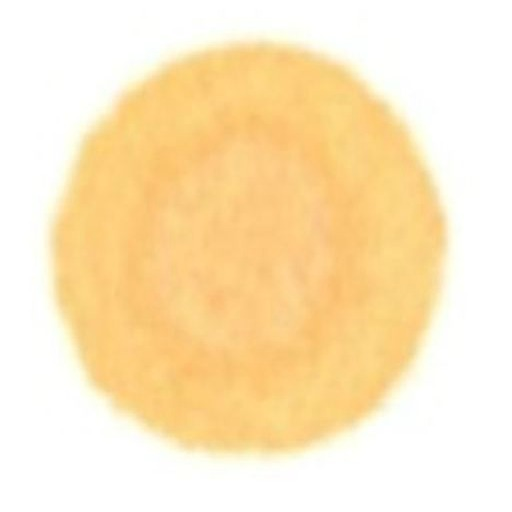
#> input picture Server/Images_Co/Co1.jpg, 512 x 512 px
$ python test1.py
#> lines starting #> are read from the running program, lines starting #| are printed output that depends on the picture; after the words box and inside, x2 and y2 are one past the last pixel; in counts of white or black regions, pixels touching at a corner belong together
import cv2
import numpy as np

img1=cv2.imread("Images_Co/Co1.jpg")
#> img1 is the input picture: shape (512, 512, 3); mean B, G, R 191.8, 231.2, 253.1
result=[0,0,0]
count=0

for i in range(img1.shape[0]):
    for j in range(img1.shape[1]):
        if not (img1[i,j,0]==255 and img1[i,j,1]==255 and img1[i,j,2]==255):
            count+=1
            result[0]+=img1[i,j,0]
            result[1]+=img1[i,j,1]
            result[2]+=img1[i,j,2]
#> after the loop, count = 168760; result = [26463109, 36798312, 42532803]
result[0]//=count
result[1]//=count
result[2]//=count
for i in range(img1.shape[0]):
    for j in range(img1.shape[1]):
        img1[i,j]=result
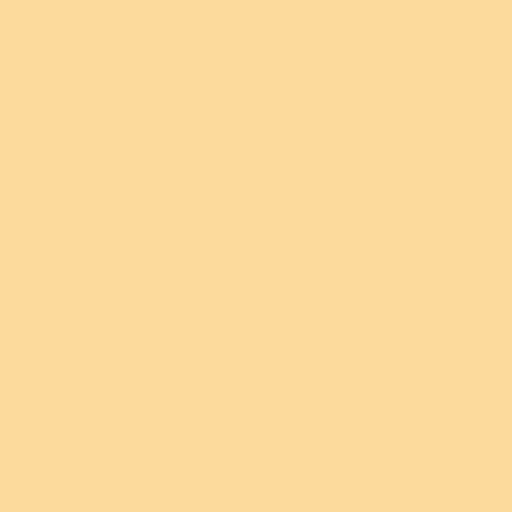
#> img1: shape (512, 512, 3); mean B, G, R 156, 218, 252

img2=cv2.imread("Images_Co/Co5.jpg")
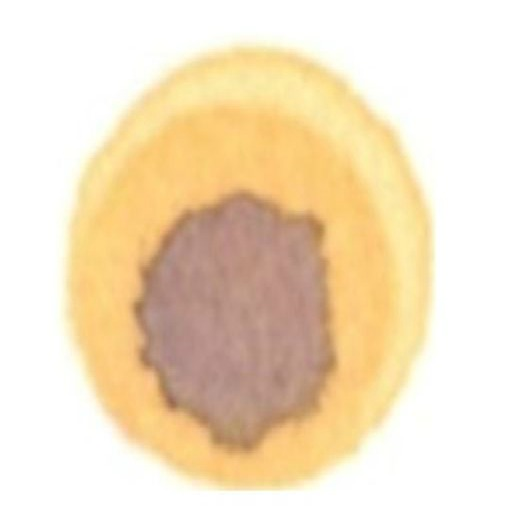
#> input picture Server/Images_Co/Co5.jpg, 512 x 512 px
#> img2 is the input picture: shape (512, 512, 3); mean B, G, R 194.3, 223.6, 242.6
ans=20
for i in range(img1.shape[0]):
    for j in range(img1.shape[1]):
        if abs(img2[i,j,0]-result[0])<ans and abs(img2[i,j,1]-result[1])<ans and abs(img2[i,j,2]-result[2])<ans:
            img2[i,j,0]=255
            img2[i,j,1]=255
            img2[i,j,2]=255
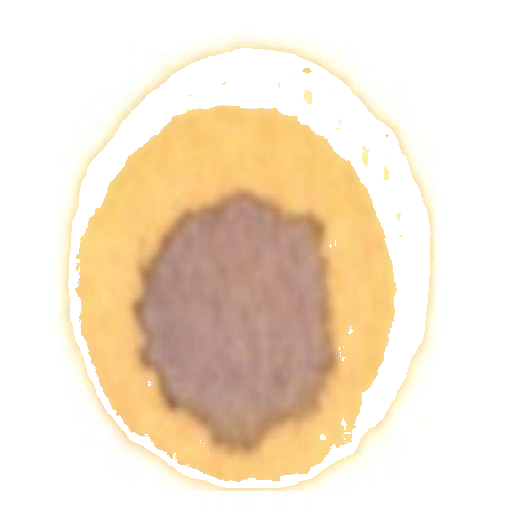
#> img2: shape (512, 512, 3); 11.98% of pixels changed, all inside (x1, y1, x2, y2) = (68, 48, 431, 488)

cv2.namedWindow('test', cv2.WINDOW_KEEPRATIO)
cv2.imshow('test',img2)
cv2.waitKey(0)
cv2.destroyAllWindows()
